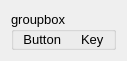
<?xml version="1.0" encoding="UTF-8"?>
<ui version="4.0">
 <class>InputMapPanel</class>
 <widget class="QWidget" name="InputMapPanel">
  <property name="geometry">
   <rect>
    <x>0</x>
    <y>0</y>
    <width>116</width>
    <height>57</height>
   </rect>
  </property>
  <property name="font">
   <font>
    <pointsize>10</pointsize>
   </font>
  </property>
  <property name="windowTitle">
   <string>Form</string>
  </property>
  <layout class="QGridLayout" name="gridLayoutContainer">
   <item row="0" column="0">
    <widget class="QGroupBox" name="groupBox">
     <property name="font">
      <font>
       <pointsize>10</pointsize>
      </font>
     </property>
     <property name="title">
      <string>groupbox</string>
     </property>
     <layout class="QGridLayout" name="gridLayout">
      <property name="topMargin">
       <number>0</number>
      </property>
      <property name="bottomMargin">
       <number>0</number>
      </property>
      <property name="verticalSpacing">
       <number>2</number>
      </property>
      <item row="0" column="0">
       <widget class="QLabel" name="label_5">
        <property name="font">
         <font>
          <pointsize>10</pointsize>
         </font>
        </property>
        <property name="text">
         <string>Button</string>
        </property>
        <property name="alignment">
         <set>Qt::AlignRight|Qt::AlignTrailing|Qt::AlignVCenter</set>
        </property>
       </widget>
      </item>
      <item row="0" column="2">
       <widget class="QLabel" name="label_6">
        <property name="font">
         <font>
          <pointsize>10</pointsize>
         </font>
        </property>
        <property name="text">
         <string>Key</string>
        </property>
       </widget>
      </item>
      <item row="0" column="1">
       <widget class="QLabel" name="label_4">
        <property name="text">
         <string/>
        </property>
       </widget>
      </item>
     </layout>
    </widget>
   </item>
  </layout>
 </widget>
 <resources/>
 <connections/>
</ui>
